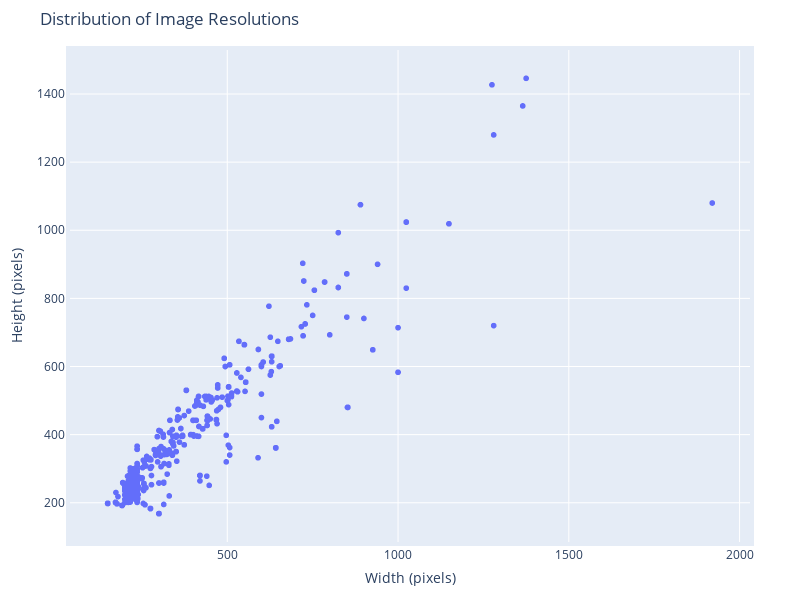

The cell this chart's notebook holds for it:
### Code cell
import os
from tqdm import tqdm
from PIL import Image



image_sizes = []

# Function to collect image sizes from a directory with a progress bar
def collect_image_sizes(directory):
    # Loop through files with a progress bar
    for root, dirs, files in tqdm(os.walk(directory), desc=f"Processing {directory}"):
        for file in files:
            if file.endswith('.jpg'):
                image_path = os.path.join(root, file)
                img = Image.open(image_path)
                # Append the (width, height) to the list
                image_sizes.append(img.size)

# Collect image sizes from both the training and testing directories
collect_image_sizes(train)
collect_image_sizes(test)

# Convert image sizes to a NumPy array for easy manipulation
resolutions = np.array(image_sizes)

# Create a scatter plot figure with Plotly
fig = px.scatter(
    x=resolutions[:, 0],
    y=resolutions[:, 1],
    title="Distribution of Image Resolutions",
    labels={"x": "Width (pixels)", "y": "Height (pixels)"},
    hover_name=[f"{w}x{h}" for w, h in resolutions]
)

# Customize the plot
fig.update_layout(
    showlegend=False,
    hovermode="closest",
    width=800,
    height=600,
    margin=dict(l=50, r=50, b=50, t=50, pad=4)
)

### Figure 1 — Plotly figure (JSON) as saved in the notebook; plotly's stock layout.template omitted (floating-point values rounded to 4 significant figures; data arrays with more than 128 entries replaced by an {"elided": "..."} marker saying what was removed)
{"data": [{"hovertemplate": "<b>%{hovertext}</b><br><br>Width (pixels)=%{x}<br>Height (pixels)=%{y}<extra></extra>", "hovertext": {"elided": "7023 str values"}, "legendgroup": "", "marker": {"color": "#636efa", "symbol": "circle"}, "mode": "markers", "name": "", "showlegend": false, "type": "scattergl", "x": {"elided": "7023 int values"}, "xaxis": "x", "y": {"elided": "7023 int values"}, "yaxis": "y"}], "layout": {"height": 600, "hovermode": "closest", "legend": {"tracegroupgap": 0}, "margin": {"b": 50, "l": 50, "pad": 4, "r": 50, "t": 50}, "showlegend": false, "title": {"text": "Distribution of Image Resolutions"}, "width": 800, "xaxis": {"anchor": "y", "domain": [0, 1], "title": {"text": "Width (pixels)"}}, "yaxis": {"anchor": "x", "domain": [0, 1], "title": {"text": "Height (pixels)"}}}}
